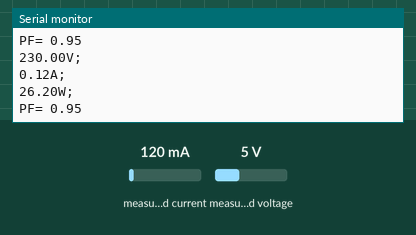
Bench run of a sketch on a simulated Arduino Uno, built with avr-gcc and run on an emulated ATmega328P. On the bench: the last lines printed to the serial monitor. The test bench sets the inputs (shaded band); at power-on: measured current 120 mA, measured voltage 5 V.

Above: at 1.2 s.
1.3 s: measured current set to 40 mA
At 1.52 s:
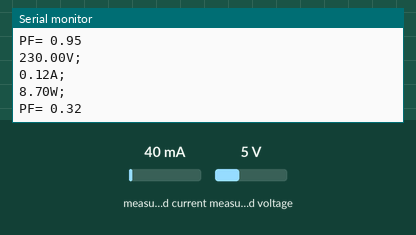
2.8 s: measured voltage set to 0.3 V
At 3.11 s:
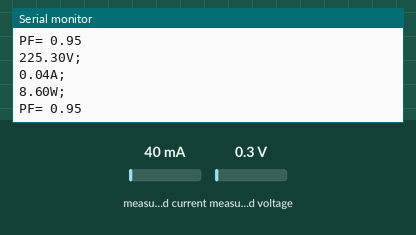
4.3 s: measured current set to 500 mA
At 4.69 s:
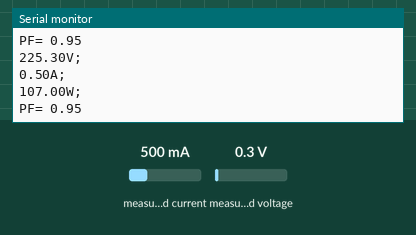
Timing chart, 0 to 7.3 s (numbered marks = the images above; inputs shaded):
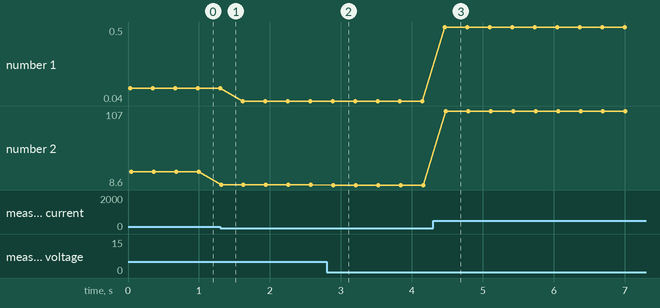

The sketch:

pezetBaru.ino
```cpp
#include <PZEM004T.h>
#include <SoftwareSerial.h> // Arduino IDE <1.6.6
PZEM004T pzem(2,3);  // (RX,TX) connect to TX,RX of PZEM
IPAddress ip(192,168,1,1);
void setup() {
  Serial.begin(9600);
  pzem.setAddress(ip);
}
void loop() {
  float v = pzem.voltage(ip);
  if (v < 0.0) v = 0.0;
  Serial.print(v);Serial.print("V; ");
  Serial.println(" ");
  float i = pzem.current(ip);
  if (i < 0.0) i = 0.0;
  Serial.print(i);Serial.print("A; ");
  Serial.println(" ");
  float p = pzem.power(ip);
  if (p < 0.0) p = 0.0;
  Serial.print(p);Serial.print("W; ");
  Serial.println(" ");
  float e = pzem.energy(ip);
  Serial.print("PF= ");Serial.print((p)/(v*i));
  Serial.println(" ");
  Serial.println();
  delay(250);
}
```

Measured:
- after the input at 1.3 s, the serial monitor: prints a new line at once (image 1)
- after the input at 2.8 s, the serial monitor: prints a new line after 0.07 s (image 2)
- after the input at 4.3 s, the serial monitor: prints a new line after 0.17 s (image 3)
- plotted number 1: 0.12 → 0.04 after the input at 1.3 s, 0.04 → 0.5 after the input at 4.3 s
- plotted number 2: 26.2 → 8.7 after the input at 1.3 s, 8.7 → 8.6 after the input at 2.8 s, 8.6 → 107 after the input at 4.3 s
